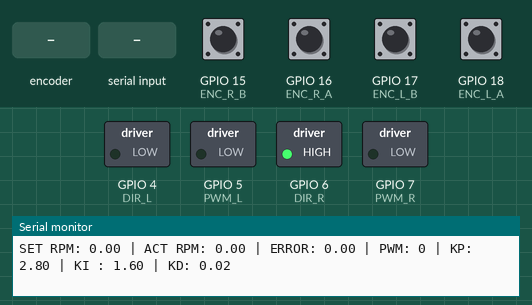
This sketch was run on a simulated ESP32-S3. Parts: switched loads named in the sketch (green lamp = pin HIGH), the last lines printed to the serial monitor. Dashed ring = blinking. The test bench sets the inputs (shaded band); at power-on: GPIO 15 (ENC_R_B), GPIO 16 (ENC_R_A), GPIO 17 (ENC_L_B), GPIO 18 (ENC_L_A) HIGH.

Above: at 1.2 s.
1.3 s: rotary encoder on GPIO 16 (ENC_R_A) / GPIO 17 (ENC_L_B) turned 1 step (first pin leading)
At 1.45 s:
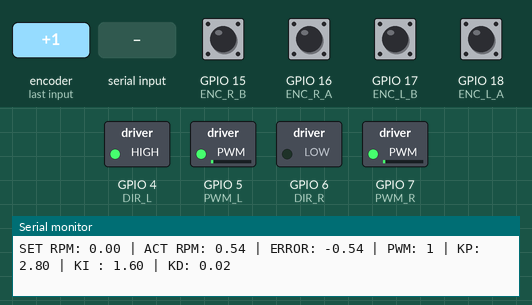
3.0 s: GPIO 18 (ENC_L_A) pulled LOW for 0.15 s
At 3.25 s:
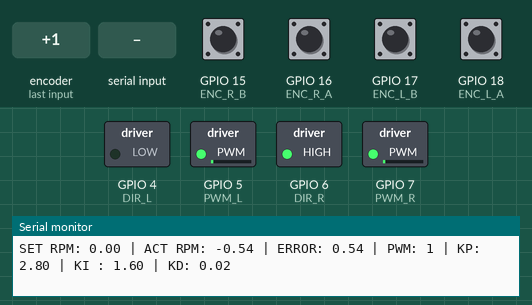
4.9 s: "RPM:90\n" received over Serial
At 5.2 s:
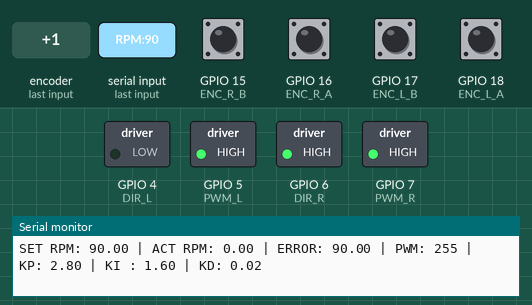
6.4 s: "RPM:\n" received over Serial
At 7.6 s:
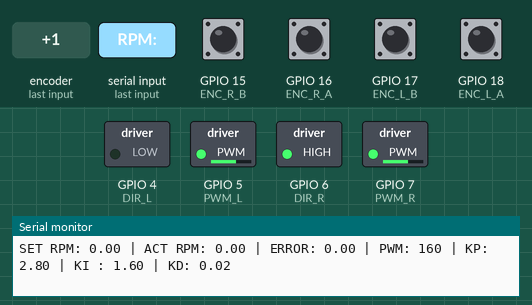
8.0 s: GPIO 18 (ENC_L_A) pulled LOW for 1 s
At 8.15 s:
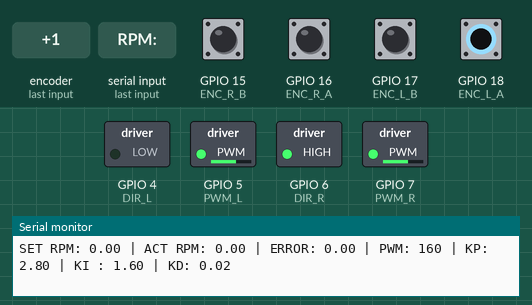
11.0 s: "KI:\n" received over Serial
At 11.3 s:
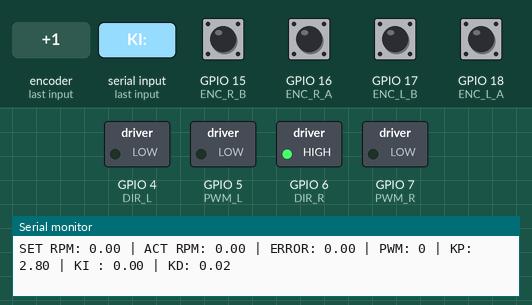
Timing chart, 0 to 13.5 s (numbered marks = the images above; inputs shaded):
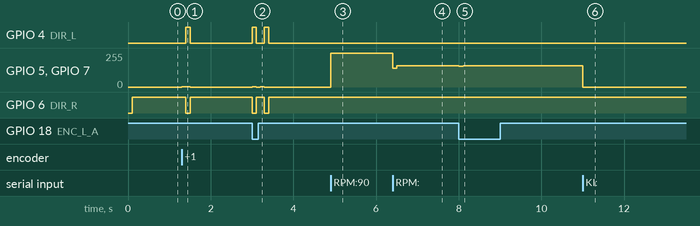

Measured:
- after the input at 1.3 s, GPIO 4 (DIR_L): LOW → HIGH after 0.10 s, → LOW 0.10 s later; GPIO 5 (PWM_L), GPIO 7 (PWM_R): 0/255 → 1/255 at once, → 0/255 0.20 s later; GPIO 6 (DIR_R): HIGH → LOW after 0.10 s, → HIGH 0.10 s later
- after the input at 3.0 s, GPIO 4 (DIR_L): alternates HIGH for 0.10 s and LOW for 0.20 s, 4 changes in all, then stays LOW, starting at once; GPIO 5 (PWM_L): alternates 1/255 for 0.10 s and 0/255 for 0.10 s, 4 changes in all, then stays 0/255, starting at once
- after the input at 4.9 s, GPIO 5 (PWM_L), GPIO 7 (PWM_R): 0/255 → 255/255 at once
- after the input at 6.4 s, GPIO 5 (PWM_L), GPIO 7 (PWM_R): 255/255 → 141/255 at once, → 159/255 0.10 s later
- after the input at 8.0 s, GPIO 5 (PWM_L), GPIO 7 (PWM_R): 159/255 → 157/255 at once, → 159/255 0.10 s later, → 158/255 0.10 s later, → 160/255 0.80 s later, … (6 changes in this stretch)
- after the input at 11.0 s, GPIO 5 (PWM_L), GPIO 7 (PWM_R): 159/255 → 0/255 at once

The sketch:

set_gains.ino
```cpp
/*
 * ================================================================
 *  PID SPEED CONTROL (2 MOTOR - TUNING MODE)
 * ================================================================
 *
 *  PURPOSE:
 *  - Tune PID gains (Kp, Ki, Kd)
 *  - Achieve stable speed control
 *
 *  CONTROL STRATEGY:
 *  - Uses average RPM of both motors
 *  - Same PWM applied to both motors
 *'
 *  SERIAL COMMANDS:
 *   RPM:100   → Set speed
 *   KP:1.2    → Set Kp
 *   KI:0.0    → Set Ki
 *   KD:0.2    → Set Kd
 *
 * ================================================================
 */

// ================== PIN CONFIG ==================
#define ENC_L_A 18
#define ENC_L_B 17
#define ENC_R_A 16
#define ENC_R_B 15

#define PWM_L 5
#define DIR_L 4
#define PWM_R 7
#define DIR_R 6

// ================== MOTOR CONFIG ==================
#define CPR 560             // Encoder counts per revolution
#define SAMPLE_MS 100       // Control loop interval

// ================== ENCODER ==================
volatile long ticksL = 0;
volatile long ticksR = 0;

long lastL = 0;
long lastR = 0;

// ================== PID VARIABLES ==================
float kP = 2.80;
float kI = 1.60;
float kD = 0.02;

float setRPM = 0;

float error = 0;
float prevError = 0;
float integral = 0;

// ================== TIMING ==================
unsigned long prevTime = 0;

// ================== ISR ==================
void IRAM_ATTR encL_ISR() {
  if (digitalRead(ENC_L_A) == digitalRead(ENC_L_B)) ticksL--;
  else ticksL++;
}

void IRAM_ATTR encR_ISR() {
  if (digitalRead(ENC_R_A) == digitalRead(ENC_R_B)) ticksR++;
  else ticksR--;
}

// ================== SETUP ==================
void setup() {
  Serial.begin(115200);

  pinMode(ENC_L_A, INPUT_PULLUP);
  pinMode(ENC_L_B, INPUT_PULLUP);
  pinMode(ENC_R_A, INPUT_PULLUP);
  pinMode(ENC_R_B, INPUT_PULLUP);

  attachInterrupt(digitalPinToInterrupt(ENC_L_A), encL_ISR, CHANGE);
  attachInterrupt(digitalPinToInterrupt(ENC_R_A), encR_ISR, CHANGE);

  pinMode(DIR_L, OUTPUT);
  pinMode(DIR_R, OUTPUT);

  ledcAttach(PWM_L, 20000, 8);
  ledcAttach(PWM_R, 20000, 8);

  prevTime = millis();

  Serial.println("SetRPM\tActualRPM\tError\tPWM");
}

// ================== LOOP ==================
void loop() {

  // ---------- CONTROL LOOP ----------
  if (millis() - prevTime >= SAMPLE_MS) {

    float dt = SAMPLE_MS / 1000.0;
    prevTime = millis();

    // Calculate RPM
    long dL = ticksL - lastL;
    long dR = ticksR - lastR;

    lastL = ticksL;
    lastR = ticksR;

    float rpmL = (dL * 60.0) / (CPR * dt);
    float rpmR = (dR * 60.0) / (CPR * dt);

    float avgRPM = (rpmL + rpmR) / 2.0;

    // ---------- PID ----------
    error = setRPM - avgRPM;

    integral += error * dt;
    integral = constrain(integral, -100, 100);

    float derivative = (error - prevError) / dt;
    prevError = error;

    float output = kP * error + kI * integral + kD * derivative;

    int pwm = constrain(abs(output), 0, 255);

    // Apply to motors
    digitalWrite(DIR_L, output < 0);
    digitalWrite(DIR_R, output >= 0);

    ledcWrite(PWM_L, pwm);
    ledcWrite(PWM_R, pwm);

    // ---------- Debug ----------
  Serial.print("SET RPM: ");
Serial.print(setRPM);

Serial.print(" | ACT RPM: ");
Serial.print(avgRPM);

Serial.print(" | ERROR: ");
Serial.print(error);

Serial.print(" | PWM: ");
Serial.print(pwm);

Serial.print(" | KP: ");
Serial.print(kP);

Serial.print(" | KI : ");
Serial.print(kI);

Serial.print(" | KD: ");
Serial.println(kD);
  }

  // ---------- SERIAL CONTROL ----------
  if (Serial.available()) {

    String cmd = Serial.readStringUntil('\n');
    cmd.trim();
    cmd.toUpperCase();

    if (cmd.startsWith("RPM:")) setRPM = cmd.substring(4).toFloat();
    if (cmd.startsWith("KP:")) kP = cmd.substring(3).toFloat();
    if (cmd.startsWith("KI:")) kI = cmd.substring(3).toFloat();
    if (cmd.startsWith("KD:")) kD = cmd.substring(3).toFloat();
  }
}
```
